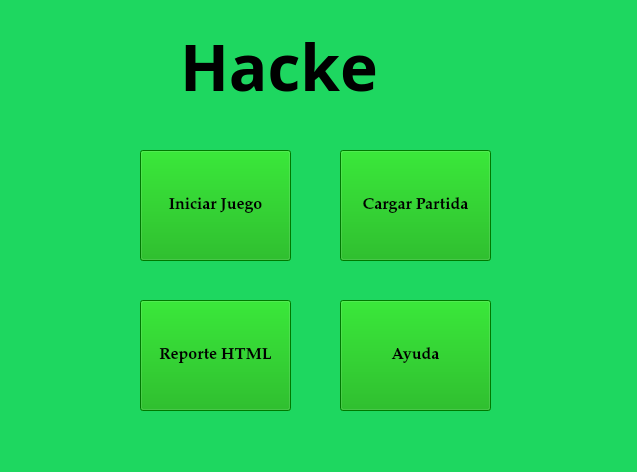
<?xml version="1.0" encoding="UTF-8"?>
<ui version="4.0">
 <class>MainWindow</class>
 <widget class="QMainWindow" name="MainWindow">
  <property name="geometry">
   <rect>
    <x>0</x>
    <y>0</y>
    <width>637</width>
    <height>472</height>
   </rect>
  </property>
  <property name="windowTitle">
   <string>MainWindow</string>
  </property>
  <property name="styleSheet">
   <string notr="true">background-color: rgb(30, 215, 96);</string>
  </property>
  <widget class="QWidget" name="centralwidget">
   <widget class="QLabel" name="label">
    <property name="geometry">
     <rect>
      <x>180</x>
      <y>-20</y>
      <width>301</width>
      <height>171</height>
     </rect>
    </property>
    <property name="font">
     <font>
      <family>Arial Black</family>
      <pointsize>48</pointsize>
      <weight>75</weight>
      <bold>true</bold>
     </font>
    </property>
    <property name="text">
     <string>Hacke</string>
    </property>
   </widget>
   <widget class="QPushButton" name="btn_iniciar">
    <property name="geometry">
     <rect>
      <x>140</x>
      <y>150</y>
      <width>151</width>
      <height>111</height>
     </rect>
    </property>
    <property name="font">
     <font>
      <family>Palatino Linotype</family>
      <pointsize>12</pointsize>
      <weight>75</weight>
      <bold>true</bold>
     </font>
    </property>
    <property name="styleSheet">
     <string notr="true">background-color: rgb(0, 170, 0);</string>
    </property>
    <property name="text">
     <string>Iniciar Juego</string>
    </property>
   </widget>
   <widget class="QPushButton" name="btn_cargar">
    <property name="geometry">
     <rect>
      <x>340</x>
      <y>150</y>
      <width>151</width>
      <height>111</height>
     </rect>
    </property>
    <property name="font">
     <font>
      <family>Palatino Linotype</family>
      <pointsize>12</pointsize>
      <weight>75</weight>
      <bold>true</bold>
     </font>
    </property>
    <property name="styleSheet">
     <string notr="true">background-color: rgb(0, 170, 0);</string>
    </property>
    <property name="text">
     <string>Cargar Partida</string>
    </property>
   </widget>
   <widget class="QPushButton" name="btn_reporte">
    <property name="geometry">
     <rect>
      <x>140</x>
      <y>300</y>
      <width>151</width>
      <height>111</height>
     </rect>
    </property>
    <property name="font">
     <font>
      <family>Palatino Linotype</family>
      <pointsize>12</pointsize>
      <weight>75</weight>
      <bold>true</bold>
     </font>
    </property>
    <property name="styleSheet">
     <string notr="true">background-color: rgb(0, 170, 0);</string>
    </property>
    <property name="text">
     <string>Reporte HTML</string>
    </property>
   </widget>
   <widget class="QPushButton" name="btn_ayuda">
    <property name="geometry">
     <rect>
      <x>340</x>
      <y>300</y>
      <width>151</width>
      <height>111</height>
     </rect>
    </property>
    <property name="font">
     <font>
      <family>Palatino Linotype</family>
      <pointsize>12</pointsize>
      <weight>75</weight>
      <bold>true</bold>
     </font>
    </property>
    <property name="styleSheet">
     <string notr="true">background-color: rgb(0, 170, 0);</string>
    </property>
    <property name="text">
     <string>Ayuda</string>
    </property>
   </widget>
  </widget>
  <widget class="QMenuBar" name="menubar">
   <property name="geometry">
    <rect>
     <x>0</x>
     <y>0</y>
     <width>637</width>
     <height>26</height>
    </rect>
   </property>
  </widget>
  <widget class="QStatusBar" name="statusbar"/>
 </widget>
 <resources/>
 <connections/>
</ui>
